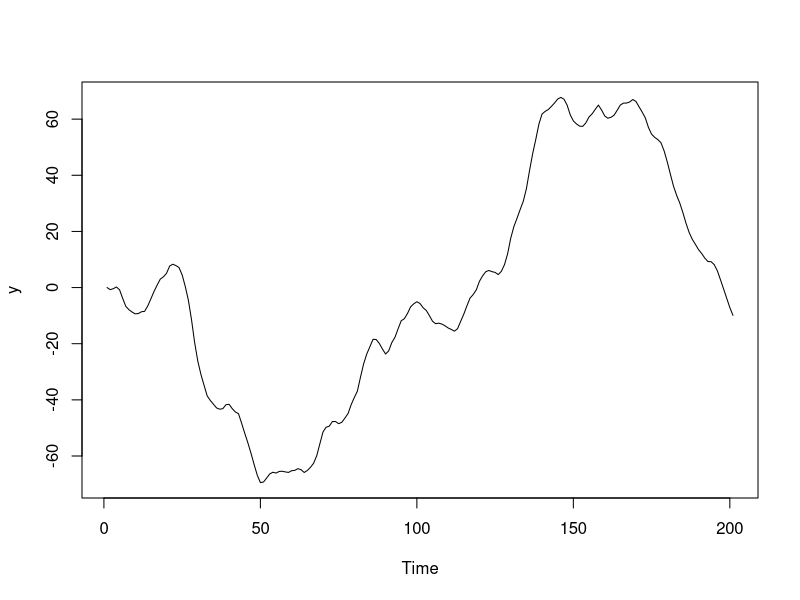
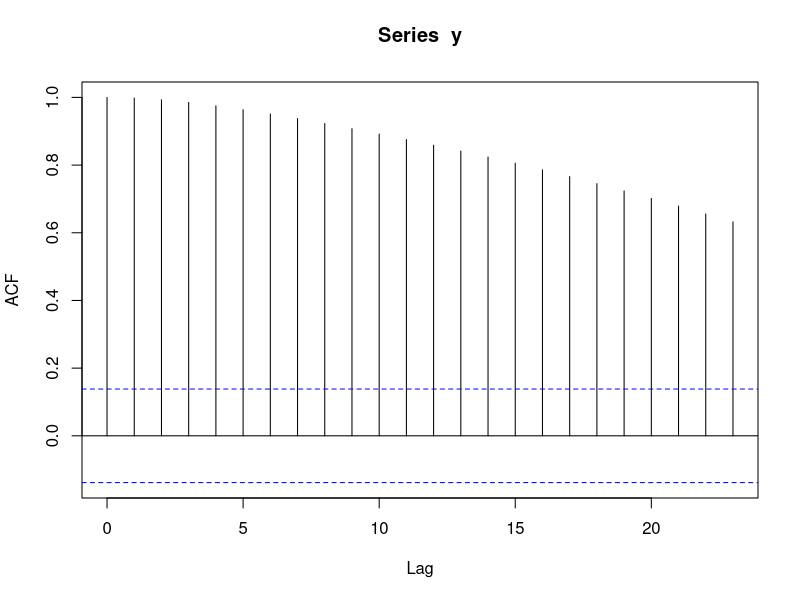
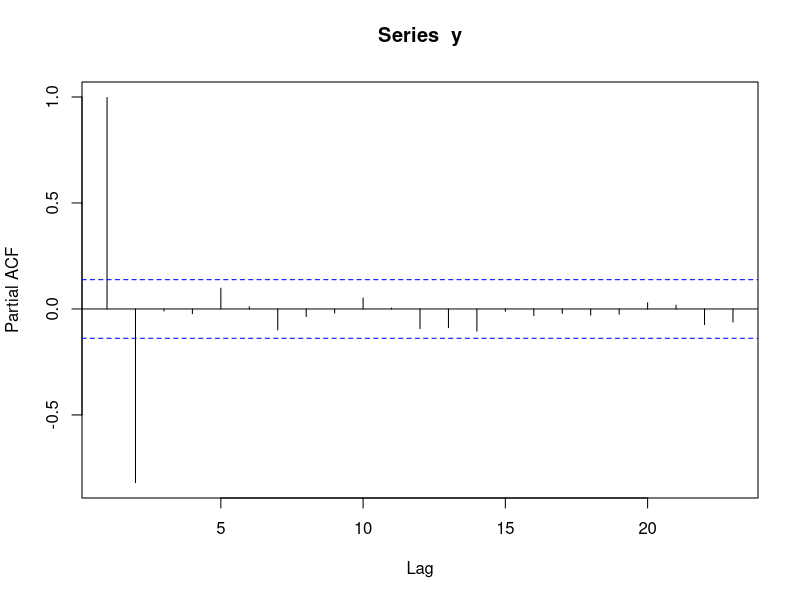
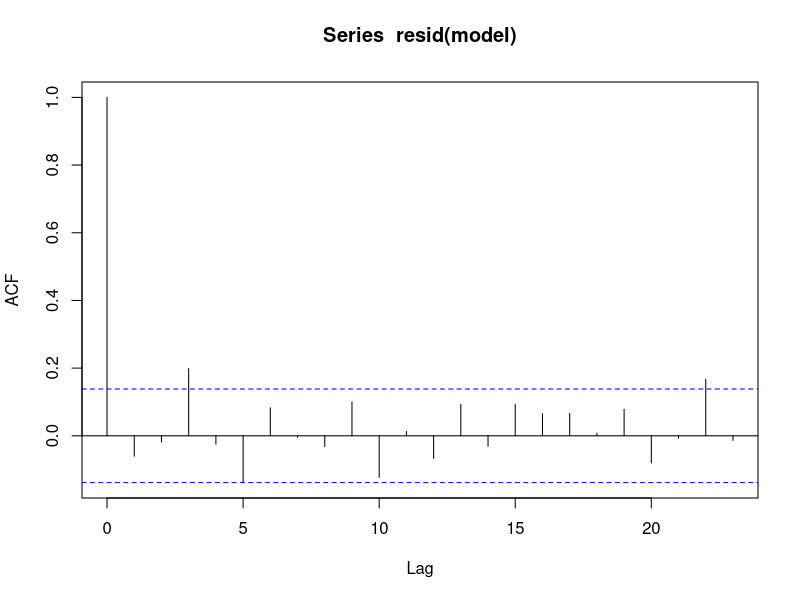

The R script that drew these images, in order:
 y <- arima.sim(model = list(order = c(1, 1, 1), 
                        ar = 0.8, ma = 0.6), n = 200)
 
 plot(y)
 acf(y)
 pacf(y)
 
 model <- arima(y, order = c(1, 1, 1))
 coefficients(model)
 
 acf(resid(model))
 
 predict(model, n.ahead = 5) ## Comentario
 